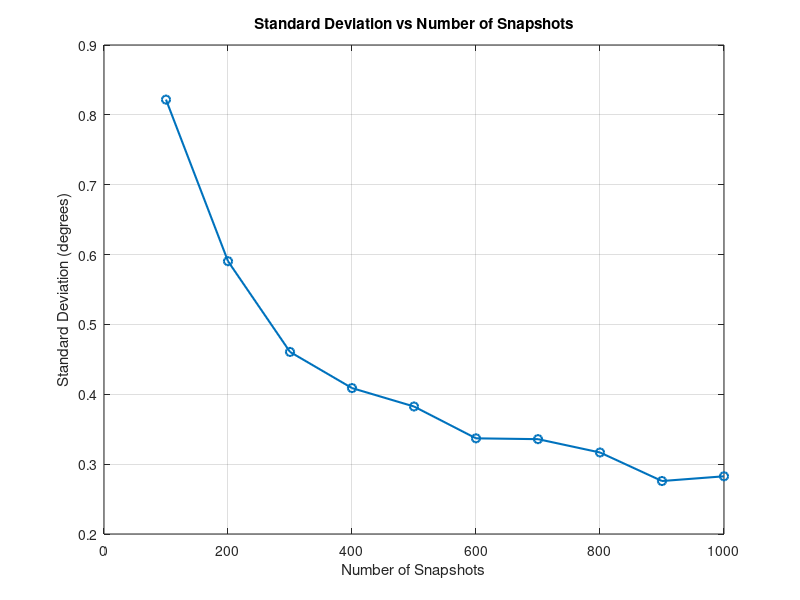

Reproduce this figure in MATLAB.
%% MATLAB ULA SIMULATION Q4

clc; clear; close all;

%% SIMULATION SETUP
M = 10;                
d = 0.0625;        
theta_true = 55;   
c = 3e8;                   
f = 2.41e9;                
lambda = c/f;              
k = 2*pi/lambda;           
delta = d*lambda;          
SNR_dB = 5;            
n_trials = 300;         
snap_list = 100:100:1000; 
std_est = zeros(size(snap_list));

%% ALGORITHM
for s_idx = 1:length(snap_list)
    n_snapshots = snap_list(s_idx);     
    est_DOAs = zeros(1,n_trials);

    for mc = 1:n_trials
        a = exp(-1j*k*(0:M-1)'*delta.*sind(theta_true));
        s_sig = randn(1,n_snapshots) + 1j*randn(1,n_snapshots);
        x = a*s_sig;

        noise = (randn(M,n_snapshots) + 1j*randn(M,n_snapshots))/sqrt(2)*10^(-SNR_dB/20);
        x_noisy = x + noise;

        R = (x_noisy*x_noisy')/n_snapshots;

        [E,D] = eig(R);
        [~,idx] = sort(diag(D),'descend');
        E = E(:,idx);
        En = E(:,2:end);

        theta_scan = 0:0.5:90;
        Pmusic = zeros(size(theta_scan));
        for i = 1:length(theta_scan)
            a_theta = exp(-1j*k*(0:M-1)'*delta*sind(theta_scan(i)));
            Pmusic(i) = 1/(a_theta'*(En*En')*a_theta);
        end

        [~,idxMax] = max(abs(Pmusic));
        est_DOAs(mc) = theta_scan(idxMax);
    end
    
    std_est(s_idx) = std(est_DOAs);
end

%% PLOT RESULTS
figure;
plot(snap_list, std_est,'-o','LineWidth',1.5);
xlabel('Number of Snapshots');
ylabel('Standard Deviation (degrees)');
title('Standard Deviation vs Number of Snapshots');
grid on;
